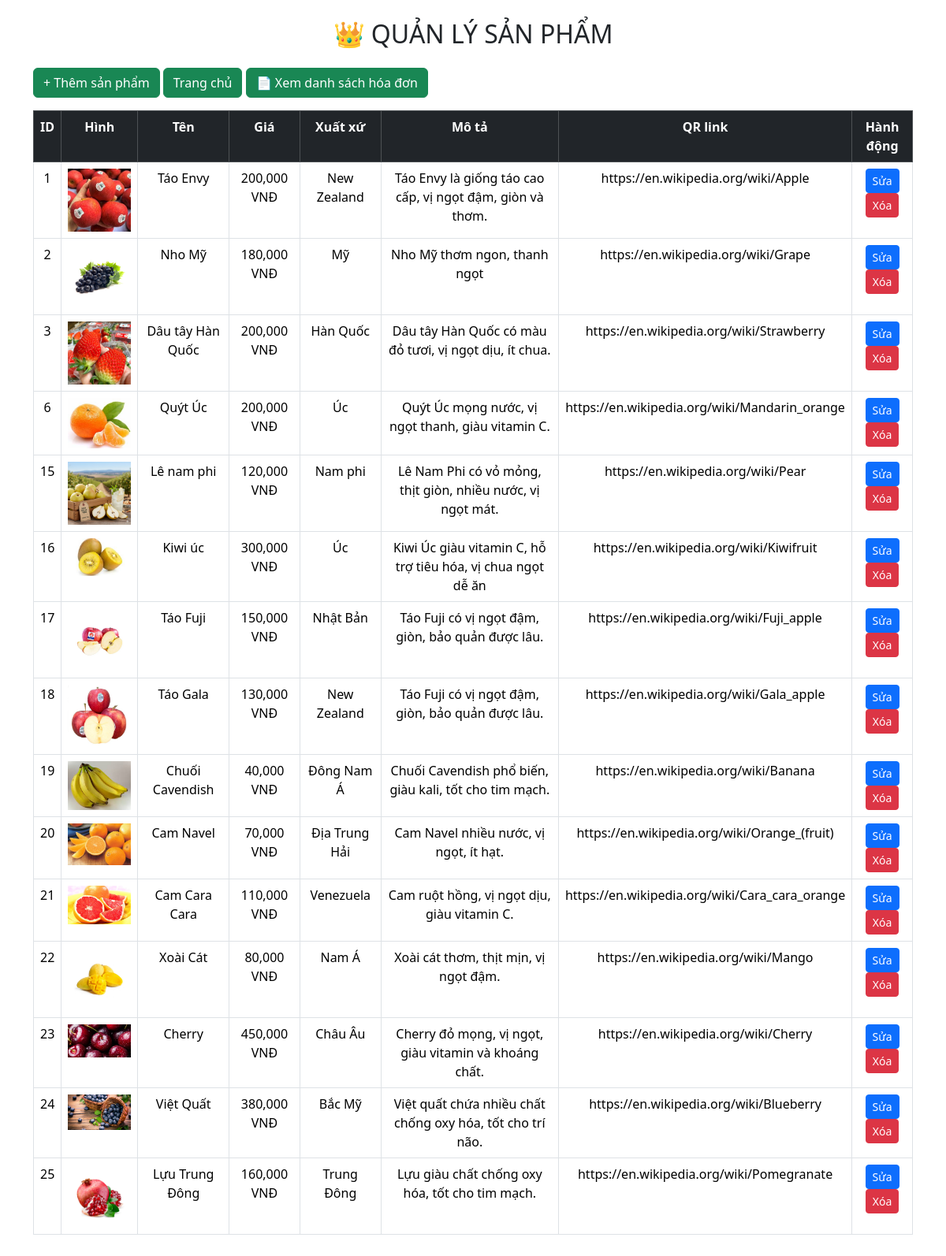
Page /traicay/admin/index.php (signed in) on the committed database.
### tables this page shows
CREATE TABLE `products` (
  `id` int(11) NOT NULL,
  `name` varchar(255) DEFAULT NULL,
  `price` int(11) DEFAULT NULL,
  `image` varchar(255) DEFAULT NULL,
  `origin` varchar(255) DEFAULT NULL,
  `description` text DEFAULT NULL,
  `qr_link` varchar(255) DEFAULT NULL
);

### traicay/admin/index.php (the view, shortened to what this page needs)
<?php
include "../ketnoi.php";
$result = $conn->query("SELECT * FROM products");
?>
<!DOCTYPE html>
<html>
<head>
    <link rel="stylesheet" href="../bootstrap cdn/KT2/css/bootstrap.min.css">
</head>
<body class="container py-4">
<h2 class="text-center mb-4">👑 QUẢN LÝ SẢN PHẨM</h2>
<a href="adthemsanpham.php" class="btn btn-success mb-3">+ Thêm sản phẩm</a>
<a href="../index.php" class="btn btn-success mb-3">Trang chủ</a>
<a href="danhsachdonhang.php" class="btn btn-success mb-3"> 📄 Xem danh sách hóa đơn</a>
<table class="table table-bordered text-center">
    <tr class="table-dark">
        <th>ID</th>
        <th>Hình</th>
        <th>Tên</th>
        <th>Giá</th>
        <th>Xuất xứ</th>
        <th>Mô tả</th>
        <th>QR link</th>
        <th>Hành động</th>
    </tr>
    <?php while($row = $result->fetch_assoc()) { ?>
    <tr>
        <td><?= $row['id'] ?></td>
        <td><img src="../<?= $row['image'] ?>" width="80"></td>
        <td><?= $row['name'] ?></td>
        <td><?= number_format($row['price']) ?> VNĐ</td>
        <td><?= $row['origin'] ?></td>
        <td><?= $row['description'] ?></td>
        <td><?= $row['qr_link'] ?></td>
        <td>
            <a href="adsuasanpham.php?id=<?= $row['id'] ?>" class="btn btn-primary btn-sm">Sửa</a>
            <a href="adxoasanpham.php?id=<?= $row['id'] ?>" class="btn btn-danger btn-sm" onclick="return confirm('Xóa sản phẩm?')">Xóa</a>
        </td>
    </tr>
    <?php } ?>
</table>
</body>
</html>

### rows in the picture
products: id "1", image (picture), name "Táo Envy", price "200,000", origin "New Zealand", description "Táo Envy là giống táo cao cấp, vị ngọt đậm, giòn và thơm.", qr_link "https://en.wikipedia.org/wiki/Apple"
products: id "2", image (picture), name "Nho Mỹ", price "180,000", origin "Mỹ", description "Nho Mỹ thơm ngon, thanh ngọt", qr_link "https://en.wikipedia.org/wiki/Grape"
products: id "3", image (picture), name "Dâu tây Hàn Quốc", price "200,000", origin "Hàn Quốc", description "Dâu tây Hàn Quốc có màu đỏ tươi, vị ngọt dịu, ít chua.", qr_link "https://en.wikipedia.org/wiki/Strawberry"
products: id "6", image (picture), name "Quýt Úc", price "200,000", origin "Úc", description "Quýt Úc mọng nước, vị ngọt thanh, giàu vitamin C.", qr_link "https://en.wikipedia.org/wiki/Mandarin_orange"
products: id "15", image (picture), name "Lê nam phi", price "120,000", origin "Nam phi", description "Lê Nam Phi có vỏ mỏng, thịt giòn, nhiều nước, vị ngọt mát.", qr_link "https://en.wikipedia.org/wiki/Pear"
products: id "16", image (picture), name "Kiwi úc", price "300,000", origin "Úc", description "Kiwi Úc giàu vitamin C, hỗ trợ tiêu hóa, vị chua ngọt dễ ăn", qr_link "https://en.wikipedia.org/wiki/Kiwifruit"
products: id "17", image (picture), name "Táo Fuji", price "150,000", origin "Nhật Bản", description "Táo Fuji có vị ngọt đậm, giòn, bảo quản được lâu.", qr_link "https://en.wikipedia.org/wiki/Fuji_apple"
products: id "18", image (picture), name "Táo Gala", price "130,000", origin "New Zealand", description "Táo Fuji có vị ngọt đậm, giòn, bảo quản được lâu.", qr_link "https://en.wikipedia.org/wiki/Gala_apple"
products: id "19", image (picture), name "Chuối Cavendish", price "40,000", origin "Đông Nam Á", description "Chuối Cavendish phổ biến, giàu kali, tốt cho tim mạch.", qr_link "https://en.wikipedia.org/wiki/Banana"
products: id "20", image (picture), name "Cam Navel", price "70,000", origin "Địa Trung Hải", description "Cam Navel nhiều nước, vị ngọt, ít hạt.", qr_link "https://en.wikipedia.org/wiki/Orange_(fruit)"
products: id "21", image (picture), name "Cam Cara Cara", price "110,000", origin "Venezuela", description "Cam ruột hồng, vị ngọt dịu, giàu vitamin C.", qr_link "https://en.wikipedia.org/wiki/Cara_cara_orange"
products: id "22", image (picture), name "Xoài Cát", price "80,000", origin "Nam Á", description "Xoài cát thơm, thịt mịn, vị ngọt đậm.", qr_link "https://en.wikipedia.org/wiki/Mango"
products: id "23", image (picture), name "Cherry", price "450,000", origin "Châu Âu", description "Cherry đỏ mọng, vị ngọt, giàu vitamin và khoáng chất.", qr_link "https://en.wikipedia.org/wiki/Cherry"
products: id "24", image (picture), name "Việt Quất", price "380,000", origin "Bắc Mỹ", description "Việt quất chứa nhiều chất chống oxy hóa, tốt cho trí não.", qr_link "https://en.wikipedia.org/wiki/Blueberry"
products: id "25", image (picture), name "Lựu Trung Đông", price "160,000", origin "Trung Đông", description "Lựu giàu chất chống oxy hóa, tốt cho tim mạch.", qr_link "https://en.wikipedia.org/wiki/Pomegranate"
